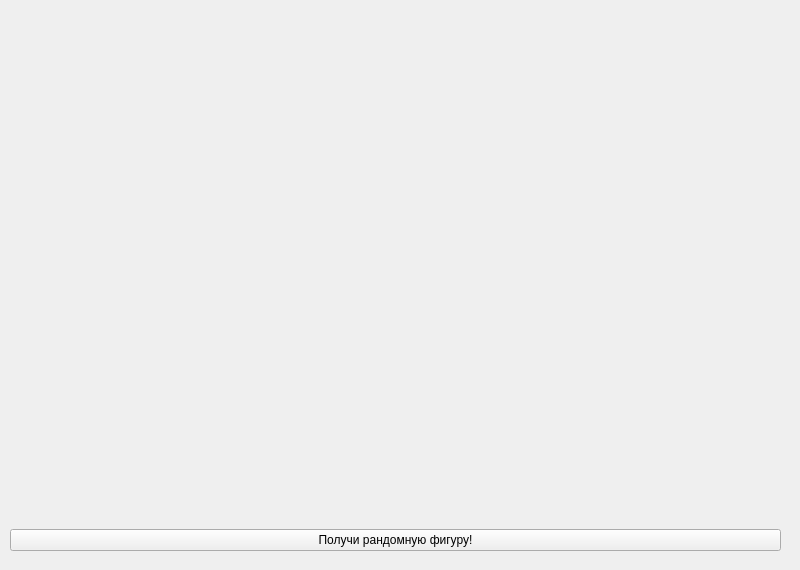
<?xml version="1.0" encoding="UTF-8"?>
<ui version="4.0">
 <class>DisplayRandomFigure</class>
 <widget class="QMainWindow" name="DisplayRandomFigure">
  <property name="geometry">
   <rect>
    <x>0</x>
    <y>0</y>
    <width>800</width>
    <height>570</height>
   </rect>
  </property>
  <property name="minimumSize">
   <size>
    <width>200</width>
    <height>200</height>
   </size>
  </property>
  <property name="windowTitle">
   <string>Рандомная фигура!</string>
  </property>
  <widget class="QWidget" name="centralwidget">
   <widget class="QWidget" name="verticalLayoutWidget">
    <property name="geometry">
     <rect>
      <x>10</x>
      <y>0</y>
      <width>771</width>
      <height>551</height>
     </rect>
    </property>
    <layout class="QVBoxLayout" name="verticalLayout">
     <item>
      <widget class="QWidget" name="displayFigure" native="true"/>
     </item>
     <item>
      <widget class="QPushButton" name="pbGetRandomFigure">
       <property name="sizePolicy">
        <sizepolicy hsizetype="Expanding" vsizetype="Fixed">
         <horstretch>0</horstretch>
         <verstretch>0</verstretch>
        </sizepolicy>
       </property>
       <property name="minimumSize">
        <size>
         <width>400</width>
         <height>0</height>
        </size>
       </property>
       <property name="text">
        <string>Получи рандомную фигуру!</string>
       </property>
       <property name="flat">
        <bool>false</bool>
       </property>
      </widget>
     </item>
    </layout>
   </widget>
  </widget>
 </widget>
 <resources/>
 <connections/>
</ui>
